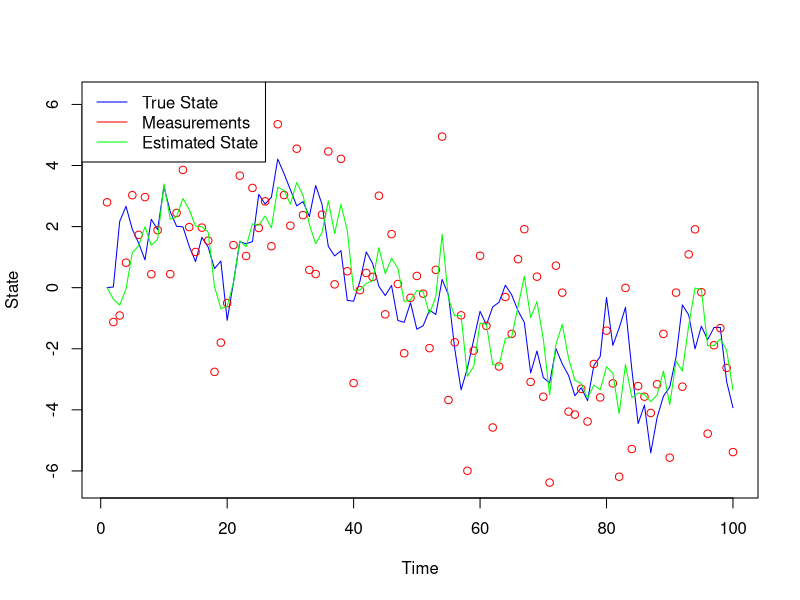

Write R code to recreate this figure.
## ---- chunk 1
knitr::opts_chunk$set(echo = TRUE)
## ---- chunk 2
# Number of time steps
n <- 100

# True state initialization
true_state <- numeric(n)
true_state[1] <- 0 # initial true state

# Process and measurement noise (variances)
Q <- 1 # process noise variance
R <- 4 # measurement noise variance

# Generate true states and measurements
for (i in 2:n) {
  true_state[i] <- true_state[i-1] + rnorm(1, mean = 0, sd = sqrt(Q))
}
measurements <- true_state + rnorm(n, mean = 0, sd = sqrt(R))

# Kalman Filter initialization
estimated_state <- numeric(n) # To store the estimated states
estimated_state[1] <- 0 # initial estimate
P <- numeric(n) # To store the error covariance
P[1] <- 1 # initial error covariance
K <- numeric(n) # To store the Kalman Gain

for (k in 2:n) {
  # Prediction Update
  predicted_state <- estimated_state[k-1] # since F = 1
  predicted_P <- P[k-1] + Q
  
  # Measurement Update
  K[k] <- predicted_P / (predicted_P + R)
  estimated_state[k] <- predicted_state + K[k] * (measurements[k] - predicted_state)
  P[k] <- (1 - K[k]) * predicted_P
}

# Plot the results
plot(true_state, type = 'l', col = 'blue', ylim = range(c(true_state, measurements, estimated_state)), ylab = 'State', xlab = 'Time')
points(measurements, col = 'red')
lines(estimated_state, col = 'green')
legend('topleft', legend = c('True State', 'Measurements', 'Estimated State'), col = c('blue', 'red', 'green'), lty = 1)
